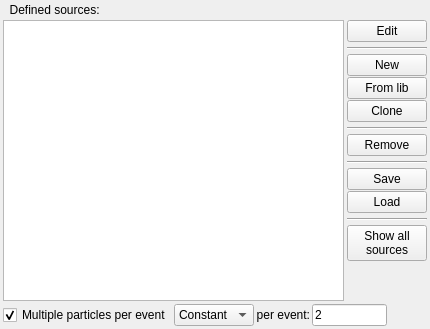
          <widget class="QWidget" name="twParticleGenerationModePage1">
           <layout class="QVBoxLayout" name="verticalLayout_9">
            <property name="spacing">
             <number>3</number>
            </property>
            <property name="leftMargin">
             <number>3</number>
            </property>
            <property name="topMargin">
             <number>3</number>
            </property>
            <property name="rightMargin">
             <number>3</number>
            </property>
            <property name="bottomMargin">
             <number>3</number>
            </property>
            <item>
             <layout class="QHBoxLayout" name="horizontalLayout_10">
              <item>
               <widget class="QLabel" name="label_76">
                <property name="font">
                 <font>
                  <bold>false</bold>
                  <kerning>true</kerning>
                 </font>
                </property>
                <property name="text">
                 <string>  Defined sources:</string>
                </property>
                <property name="alignment">
                 <set>Qt::AlignmentFlag::AlignLeading|Qt::AlignmentFlag::AlignLeft|Qt::AlignmentFlag::AlignVCenter</set>
                </property>
               </widget>
              </item>
             </layout>
            </item>
            <item>
             <layout class="QHBoxLayout" name="horizontalLayout_4">
              <item>
               <widget class="QListWidget" name="lwDefinedParticleSources">
                <property name="spacing">
                 <number>1</number>
                </property>
               </widget>
              </item>
              <item>
               <layout class="QVBoxLayout" name="verticalLayout_10">
                <property name="spacing">
                 <number>1</number>
                </property>
                <item>
                 <widget class="QPushButton" name="pbEditParticleSource">
                  <property name="text">
                   <string>Edit</string>
                  </property>
                 </widget>
                </item>
                <item>
                 <widget class="Line" name="line_11">
                  <property name="minimumSize">
                   <size>
                    <width>0</width>
                    <height>10</height>
                   </size>
                  </property>
                  <property name="orientation">
                   <enum>Qt::Orientation::Horizontal</enum>
                  </property>
                 </widget>
                </item>
                <item>
                 <widget class="QPushButton" name="pbAddSource">
                  <property name="font">
                   <font>
                    <bold>false</bold>
                    <kerning>true</kerning>
                   </font>
                  </property>
                  <property name="contextMenuPolicy">
                   <enum>Qt::ContextMenuPolicy::CustomContextMenu</enum>
                  </property>
                  <property name="toolTip">
                   <string>Right-click to clone the selected source</string>
                  </property>
                  <property name="text">
                   <string>New</string>
                  </property>
                 </widget>
                </item>
                <item>
                 <widget class="QPushButton" name="pbLoadFromLibrary">
                  <property name="text">
                   <string>From lib</string>
                  </property>
                 </widget>
                </item>
                <item>
                 <widget class="QPushButton" name="pbCloneSource">
                  <property name="text">
                   <string>Clone</string>
                  </property>
                 </widget>
                </item>
                <item>
                 <widget class="Line" name="line_12">
                  <property name="minimumSize">
                   <size>
                    <width>0</width>
                    <height>10</height>
                   </size>
                  </property>
                  <property name="orientation">
                   <enum>Qt::Orientation::Horizontal</enum>
                  </property>
                 </widget>
                </item>
                <item>
                 <widget class="QPushButton" name="pbRemoveSource">
                  <property name="font">
                   <font>
                    <bold>false</bold>
                    <kerning>true</kerning>
                   </font>
                  </property>
                  <property name="text">
                   <string>Remove</string>
                  </property>
                 </widget>
                </item>
                <item>
                 <widget class="Line" name="line_6">
                  <property name="minimumSize">
                   <size>
                    <width>0</width>
                    <height>10</height>
                   </size>
                  </property>
                  <property name="orientation">
                   <enum>Qt::Orientation::Horizontal</enum>
                  </property>
                 </widget>
                </item>
                <item>
                 <widget class="QPushButton" name="pbSaveParticleSource">
                  <property name="font">
                   <font>
                    <bold>false</bold>
                    <kerning>true</kerning>
                   </font>
                  </property>
                  <property name="text">
                   <string>Save</string>
                  </property>
                 </widget>
                </item>
                <item>
                 <widget class="QPushButton" name="pbLoadParticleSource">
                  <property name="font">
                   <font>
                    <bold>false</bold>
                    <kerning>true</kerning>
                   </font>
                  </property>
                  <property name="text">
                   <string>Load</string>
                  </property>
                 </widget>
                </item>
                <item>
                 <widget class="Line" name="line_7">
                  <property name="minimumSize">
                   <size>
                    <width>0</width>
                    <height>10</height>
                   </size>
                  </property>
                  <property name="orientation">
                   <enum>Qt::Orientation::Horizontal</enum>
                  </property>
                 </widget>
                </item>
                <item>
                 <widget class="QPushButton" name="pbGunShowSource">
                  <property name="font">
                   <font>
                    <bold>false</bold>
                    <kerning>true</kerning>
                   </font>
                  </property>
                  <property name="text">
                   <string>Show all
sources</string>
                  </property>
                  <property name="checkable">
                   <bool>true</bool>
                  </property>
                 </widget>
                </item>
                <item>
                 <spacer name="verticalSpacer_2">
                  <property name="orientation">
                   <enum>Qt::Orientation::Vertical</enum>
                  </property>
                  <property name="sizeHint" stdset="0">
                   <size>
                    <width>20</width>
                    <height>40</height>
                   </size>
                  </property>
                 </spacer>
                </item>
               </layout>
              </item>
             </layout>
            </item>
            <item>
             <layout class="QHBoxLayout" name="horizontalLayout_8">
              <property name="spacing">
               <number>2</number>
              </property>
              <item>
               <widget class="QCheckBox" name="cbGunAllowMultipleEvents">
                <property name="font">
                 <font>
                  <bold>false</bold>
                  <kerning>true</kerning>
                 </font>
                </property>
                <property name="text">
                 <string>Multiple particles per event</string>
                </property>
                <property name="checked">
                 <bool>true</bool>
                </property>
               </widget>
              </item>
              <item>
               <widget class="QFrame" name="fGunMultipleEvents">
                <property name="frameShape">
                 <enum>QFrame::Shape::NoFrame</enum>
                </property>
                <property name="frameShadow">
                 <enum>QFrame::Shadow::Raised</enum>
                </property>
                <property name="lineWidth">
                 <number>5</number>
                </property>
                <layout class="QHBoxLayout" name="horizontalLayout_11">
                 <property name="spacing">
                  <number>2</number>
                 </property>
                 <property name="leftMargin">
                  <number>0</number>
                 </property>
                 <property name="topMargin">
                  <number>0</number>
                 </property>
                 <property name="rightMargin">
                  <number>0</number>
                 </property>
                 <property name="bottomMargin">
                  <number>0</number>
                 </property>
                 <item>
                  <widget class="QComboBox" name="cobPartPerEvent">
                   <property name="sizePolicy">
                    <sizepolicy hsizetype="Expanding" vsizetype="Fixed">
                     <horstretch>0</horstretch>
                     <verstretch>0</verstretch>
                    </sizepolicy>
                   </property>
                   <property name="maximumSize">
                    <size>
                     <width>16777215</width>
                     <height>16777215</height>
                    </size>
                   </property>
                   <property name="font">
                    <font>
                     <bold>false</bold>
                     <kerning>true</kerning>
                    </font>
                   </property>
                   <item>
                    <property name="text">
                     <string>Constant</string>
                    </property>
                   </item>
                   <item>
                    <property name="text">
                     <string>Poisson</string>
                    </property>
                   </item>
                  </widget>
                 </item>
                 <item>
                  <widget class="QLabel" name="labPartPerEvent">
                   <property name="font">
                    <font>
                     <bold>false</bold>
                     <kerning>true</kerning>
                    </font>
                   </property>
                   <property name="text">
                    <string>per event:</string>
                   </property>
                   <property name="alignment">
                    <set>Qt::AlignmentFlag::AlignRight|Qt::AlignmentFlag::AlignTrailing|Qt::AlignmentFlag::AlignVCenter</set>
                   </property>
                  </widget>
                 </item>
                 <item>
                  <widget class="QLineEdit" name="ledGunAverageNumPartperEvent">
                   <property name="maximumSize">
                    <size>
                     <width>75</width>
                     <height>16777215</height>
                    </size>
                   </property>
                   <property name="font">
                    <font>
                     <bold>false</bold>
                     <kerning>true</kerning>
                    </font>
                   </property>
                   <property name="text">
                    <string>2</string>
                   </property>
                  </widget>
                 </item>
                 <item>
                  <spacer name="horizontalSpacer_9">
                   <property name="orientation">
                    <enum>Qt::Orientation::Horizontal</enum>
                   </property>
                   <property name="sizeHint" stdset="0">
                    <size>
                     <width>40</width>
                     <height>20</height>
                    </size>
                   </property>
                  </spacer>
                 </item>
                </layout>
               </widget>
              </item>
             </layout>
            </item>
           </layout>
          </widget>
